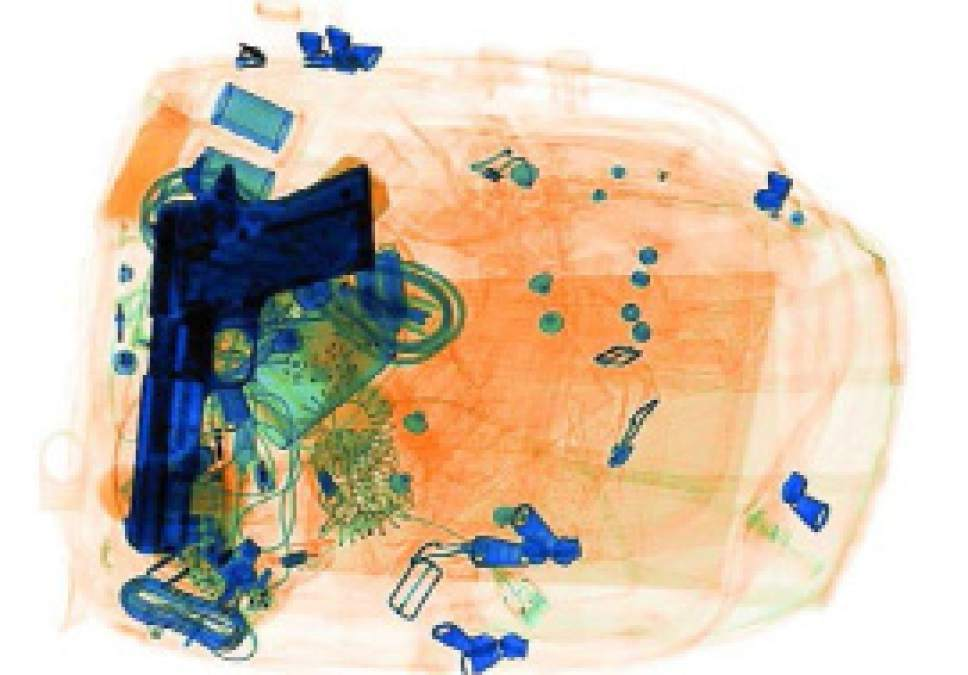
#> input picture images to test/image4.JPG, 968 x 675 px, found by its file name
$ jupyter execute --allow-errors Image_Enhancement_With_Object_Detection.ipynb   (shell and % lines are left out)   (older library calls are emulated)
#> lines starting #> are read from the running program, lines starting #| are printed output that depends on the picture
### TDAimgprocess.py
__author__ = 'Robin Vandaele'


import numpy as np # handling arrays and general math
from scipy import sparse # working with sparse matrices
from ripser import lower_star_img # computing topological persistence of images
from scipy.sparse.csgraph import connected_components # compute connected components from sparse adjacency matrix
import cv2 # image processing library
import random # setting seeds
from scipy import ndimage # image smoothening
import PIL # imaging library
from scipy.ndimage.morphology import distance_transform_edt # compute closest background pixel
from skimage.measure import find_contours # find iso-valued contours in an image


# [77 lines left out: functions img_to_sparseDM, connected_components_img, not called in this run]


def smoothen(img, window_size):

    return(ndimage.uniform_filter(img.astype("float"), size=window_size))


def add_border(img, border_width):

    border_value = np.min(img) - 1 # make sure the pixels near the border reach te minimal value

    img[0:border_width,:] = border_value
    img[(img.shape[0] - border_width):img.shape[0],:] = border_value
    img[:,0:border_width] = border_value
    img[:,(img.shape[1] - border_width):img.shape[1]] = border_value

    return(img)


# [51 lines left out: functions lifetimes_from_dgm, contour_segmentation, not called in this run]


def topological_process_img(img, dgm=None, tau=None, window_size=None, border_width=None):

    return_modified = False
    if dgm is None:
        if window_size is not None:
            img = smoothen(img, window_size=window_size)
            return_modified = True

        if border_width is not None:
            img = add_border(img, border_width=border_width)
            return_modified = True

        dgm = lower_star_img(img)

    if tau is None:
        dgm_lifetimes, tau = lifetimes_from_dgm(dgm, tau=True)

    else:
        dgm_lifetimes = lifetimes_from_dgm(dgm)

    idxs = np.where(np.logical_and(tau < dgm_lifetimes[:,1], dgm_lifetimes[:,1] < np.inf))[0]
    idxs = np.flip(idxs[np.argsort(dgm[idxs, 0])])
    didxs = np.zeros(0).astype("int")

    img_components = np.zeros_like(img)

    dist = np.zeros([len(idxs), img.shape[0], img.shape[1]])
    nearest_value = np.zeros([len(idxs), img.shape[0], img.shape[1]])

    for i, idx in enumerate(idxs):
        bidx = np.argmin(np.abs(img - dgm[idx, 0]))
        didxs = np.append(didxs, np.argmin(np.abs(img - dgm[idx, 1])))

        img_temp = np.ones_like(img)
        img_temp[np.logical_or(img < dgm[idx, 0] - 0.01, dgm[idx, 1] - 0.01 < img)] = np.nan
        component_at_idx = connected_components_img(img_temp)
        del(img_temp)

        component_at_idx = component_at_idx == component_at_idx[bidx // img.shape[1], bidx % img.shape[1]]
        if i > 0:
            didxs_in_component = idxs[np.where([component_at_idx[didx // img.shape[1], didx % img.shape[1]]
                                                for didx in didxs])[0]]
            if len(didxs_in_component) > 0:
                component_at_idx[img > np.min(dgm[didxs_in_component, 1]) - 0.1] = False

        img_components[component_at_idx] = 1

        img_temp = np.ones_like(img)
        img_temp[component_at_idx] = 0
        dist[i,:,:], nearest_neighbor_temp = distance_transform_edt(img_temp, return_indices=True)
        nearest_value[i,:,:] = img[nearest_neighbor_temp[0], nearest_neighbor_temp[1]]
        del(img_temp, nearest_neighbor_temp)

    img_processed = np.zeros_like(img)
    all_components = img_components > 0
    img_processed[all_components] = img[all_components]
    with np.errstate(divide="ignore"):
        img_processed[~all_components] = np.sum(nearest_value / dist, axis=0)[~all_components] / \
                                            np.sum(1 / dist, axis=0)[~all_components]

    if return_modified:
        return {"modified": img, "components": img_components, "processed": img_processed}

    return {"components": img_components, "processed": img_processed}


# [32 lines left out: function get_metrics, not called in this run]

### Image_Enhancement_With_Object_Detection.ipynb
# Image Enhancement and Object Detection on Pistols in Luggage
In this project we used a variety of image enhancement methods, and Faster R-CNN architecture for the object detection.

[cell 1]
from google.colab import drive
drive.mount('/content/drive')

[cell 2]
import sys
sys.path.insert(0,'/content/drive/MyDrive/senior project directory')

[cell 3]
# install libraries that aren't included in colab.

[cell 4]
# import all neccessary libraries
import TDAimgprocess as TIP
import os
import time
import ripser
import random
import numpy as np
import matplotlib.pyplot as plt
import matplotlib.image as mpimg
import matplotlib
import PIL
from skimage.segmentation import chan_vese
from skimage.segmentation import slic
from skimage.filters import roberts
from skimage.morphology import convex_hull_image
import skimage.filters as filters
from skimage.segmentation import active_contour
import cv2
import pandas as pd
from PIL import Image
import scipy.misc
from detecto import core, utils, visualize
from detecto.visualize import show_labeled_image, plot_prediction_grid
from torchvision import transforms

[cell 5]
img = mpimg.imread(os.path.join("/content/drive/MyDrive/images to test/image4.JPG"))
#> img is the input picture: shape (675, 968, 3); mean R, G, B 212.3, 196.9, 178

plt.imshow(img)
plt.show()

[cell 6]
import time
window_size = 25
border_width = 25
#...
img_gray = np.asarray(PIL.Image.fromarray((img).astype(np.uint8)).convert("L")).copy().astype("float") # grayscale
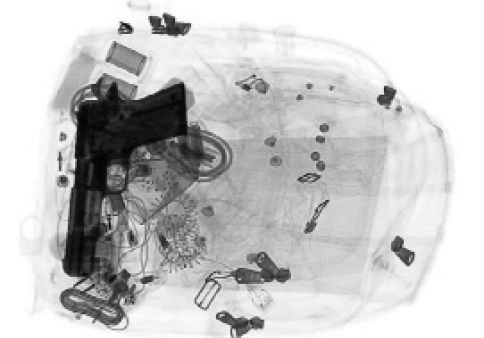
#> img_gray: shape (675, 968) float64 (shown at 1/2 size); min 0, max 255, mean 199.3
img_gray += 0.01 * np.random.randn(*img_gray.shape) # random noise
start_time = time.time()
#> (the rest of this cell did not finish here and is left out)

#> in smoothen, `return(ndimage.uniform_filter(img.astype("float"), size=window_size))`:
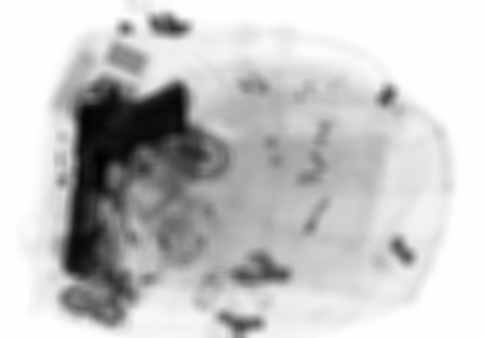
#> returned value: shape (675, 968) float64 (shown at 1/2 size); min 6.53, max 255, mean 199.3; drawn with min black and max white
#> in add_border, `border_value = np.min(img) - 1`: border_value = 5.53
#> in add_border, `img[:,(img.shape[1] - border_width):img.shape[1]] = border_value`:
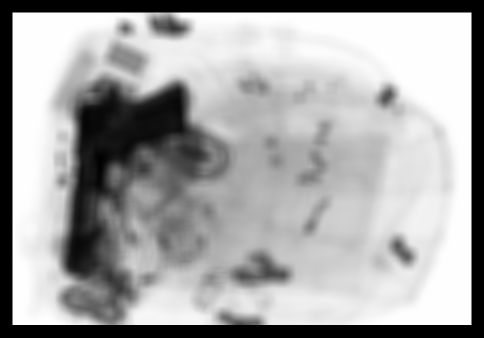
#> img: shape (675, 968) float64 (shown at 1/2 size); min 5.53, max 255, mean 169.5; drawn with min black and max white
elapsed_time = time.time() - start_time
print("Time for Topological Image Processing: " + time.strftime("%H:%M:%S", time.gmtime(elapsed_time)))

sgm_without_TIP, contours_without_TIP = TIP.contour_segmentation(img_gray, return_contours=True)
sgm_with_TIP, contours_with_TIP = TIP.contour_segmentation(TIP_img["processed"], return_contours=True)
random.seed(42)
#....
fig, axes = plt.subplots(1, 2, figsize=(18, 4))
ax = axes.flatten()

ax[0].imshow(sgm_without_TIP, cmap="gray")
ax[0].set_axis_off()
ax[0].set_title("Edge Detection (without TIP)", fontsize=12)
ax[0].imshow(img_gray, cmap="gray")
for contour in contours_without_TIP:
    ax[0].plot(contour[:,1], contour[:,0], color="red")
ax[0].set_axis_off()
ax[0].set_title("Isocontour (without TIP)", fontsize=12)
plt.imshow(img_gray, cmap="gray")
#...

sgm_without_TIP = roberts(img_gray)
sgm_with_TIP = roberts(TIP_img["processed"])

#...


fig, axes = plt.subplots(1, 2, figsize=(18, 4))
ax = axes.flatten()

ax[1].imshow(sgm_with_TIP, cmap="gray")
ax[1].set_axis_off()
ax[1].set_title("Edge Detection (with TIP)", fontsize=12)

plt.show()
plt.savefig('save_me.jpg')

[cell 7]
np.set_printoptions(threshold=np.inf)
np.set_printoptions(suppress=True)

[cell 8]
# [7 lines left out: function display_image, not called in this run]

[cell 9]
# [40 lines left out: functions transformation_function, convert_image, not called in this run]

[cell 10]
original = img
original_const = original

#> (a cell that did not finish here is left out)

[cell 12]
def adjust_gamma(image, gamma=1.0):
    # build a lookup table mapping the pixel values [0, 255] to
    # their adjusted gamma values
#> called with gamma = 1.1
    invGamma = 1.0 / gamma
    table = np.array([((i / 255.0) ** invGamma) * 255
        for i in np.arange(0, 256)]).astype("uint8")

    # apply gamma correction using the lookup table
    return cv2.LUT(image, table)
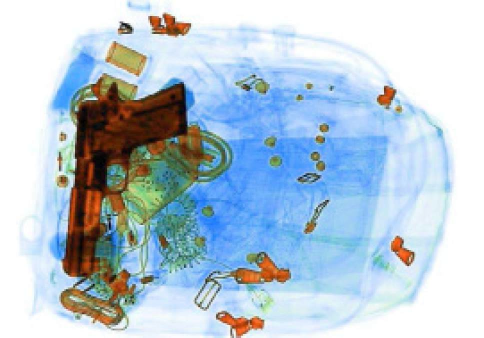
#> returned value: shape (675, 968, 3) (shown at 1/2 size); mean of channels 0, 1, 2 213.6, 199.9, 182.1; drawn as B, G, R

### Color Correction

First of all, the green channel must be modified because it's too intense.

[cell 13]
fig, axes = plt.subplots(1, 2, figsize=(18, 6))
gamma = 1.1
adjusted = adjust_gamma(original, gamma=gamma)
plt.subplot(132), plt.imshow(adjusted), plt.axis('off'), plt.title('Gamma = 3.2')

gamma = 2.0
adjusted = adjust_gamma(original, gamma=gamma)
#> call 2 of adjust_gamma, with gamma = 2
#> in adjust_gamma (call 2), `return cv2.LUT(image, table)`:
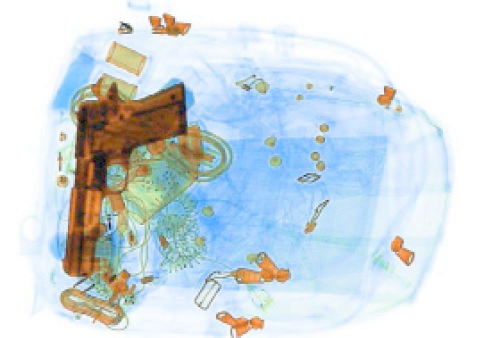
#> returned value: shape (675, 968, 3) (shown at 1/2 size); mean of channels 0, 1, 2 223.9, 218.5, 207.3; drawn as B, G, R
plt.subplot(133), plt.imshow(adjusted), plt.axis('off'), plt.title('Gamma = 1.1')

# Gamma levels
These next few boxes are important becaues this is where we contol how light and dark we apply our correction.

Be warned not all correction will work the same.

Some picture may look better with higher gamma and some may look better with low.

### Contrast & Brightness

Brightness factor must be carefully changed so that small details won't be overbrightened.

[cell 14]
img = cv2.imread('/content/drive/MyDrive/images to test/image4.JPG',0) # loads in grayscale
fig, axes = plt.subplots(1, 3, figsize=(25,15))
plt.subplot(131), plt.imshow(img, cmap='gray'),plt.axis('off'), plt.title('Gamma 1.1')

alpha = 2.0
res = cv2.multiply(img, alpha)
plt.subplot(132), plt.imshow(res, cmap='gray'), plt.axis('off'), plt.title('alpha = 2')

beta = 97
res = cv2.add(res, beta)
plt.subplot(133), plt.imshow(res, cmap='gray'), plt.axis('off'), plt.title('alpha = 2\nbeta = 20')

plt.show()

[cell 15]
fig, axes = plt.subplots(1,  figsize=(25,15))
alpha = 2.0
res = cv2.multiply(img, alpha)
beta = 30
res = cv2.add(res, beta)
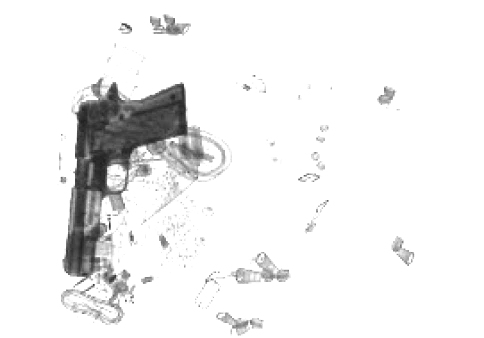
#> res: shape (675, 968) (shown at 1/2 size); min 30, max 255, mean 239.7
plt.subplot(133), plt.imshow(res, cmap='gray'), plt.axis('off'), plt.title('alpha = 2\nbeta = 20')

plt.show()

# Now Combined All The Methods

[cell 16]
fig, axes = plt.subplots(1, 2, figsize=(18,8))

plt.subplot(121), plt.imshow(img, cmap='gray'), plt.axis('off'), plt.title('Original')

adjusted = adjust_gamma(res, gamma=1.5)
#> call 3 of adjust_gamma, with gamma = 1.5
#> in adjust_gamma (call 3), `return cv2.LUT(image, table)`:
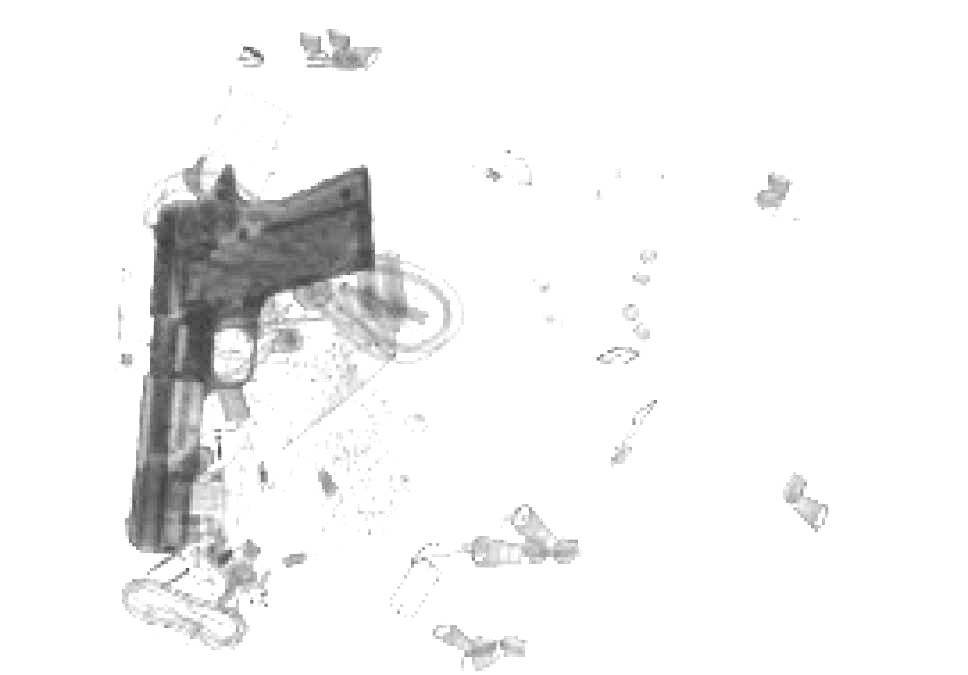
#> returned value: shape (675, 968); min 61, max 255, mean 243.2
plt.subplot(122), plt.imshow(adjusted, cmap='gray'), plt.axis('off'), plt.title('Enhanced')

plt.show()

[cell 17]
fig, axes = plt.subplots(1, figsize=(18,8))

plt.subplot(121), plt.imshow(img, cmap='gray'), plt.axis('off'), plt.title('Original')

adjusted = adjust_gamma(res, gamma=1.5)
plt.subplot(122), plt.imshow(adjusted, cmap='BuPu'), plt.axis('off'), plt.title('Enhanced')


fig.savefig('save_me.jpeg', bbox_inches='tight')

$ run again, with images to test/image2.JPG copied over images to test/image4.JPG
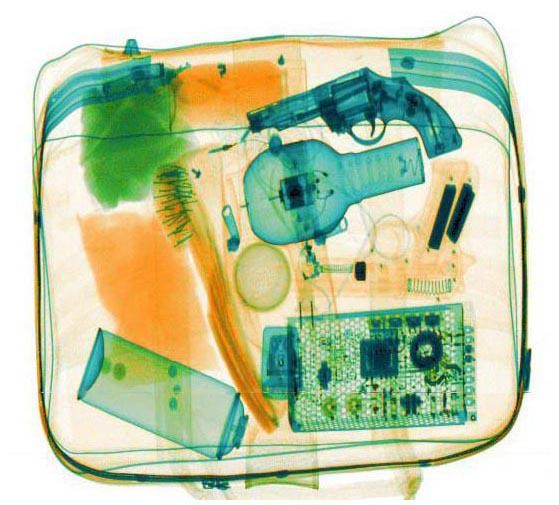
#> input picture images to test/image2.JPG, 559 x 505 px, found by its file name
#> img is the input picture: shape (505, 559, 3); mean R, G, B 189.8, 202.6, 167.4
#> border_value = 46.69
#> in add_border, `img[:,(img.shape[1] - border_width):img.shape[1]] = border_value`:
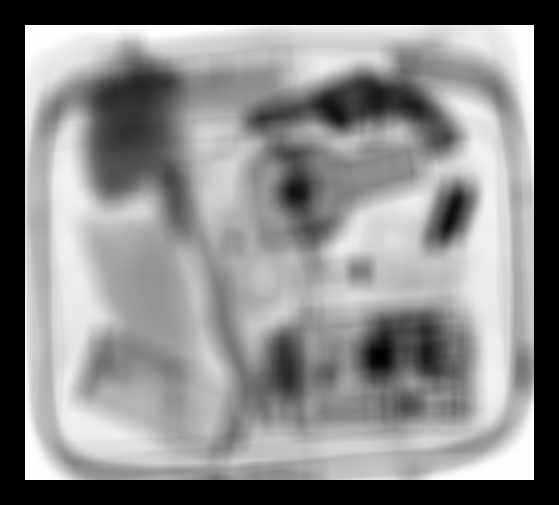
#> img: shape (505, 559) float64; min 46.69, max 255, mean 158.6; drawn with min black and max white
#> in adjust_gamma (call 3), `return cv2.LUT(image, table)`:
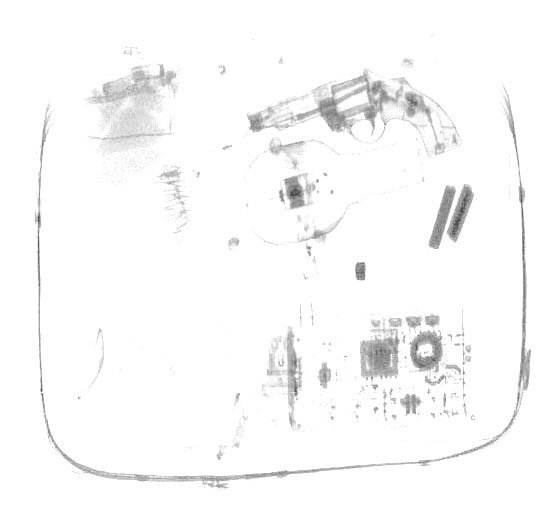
#> returned value: shape (505, 559); min 61, max 255, mean 249.2
